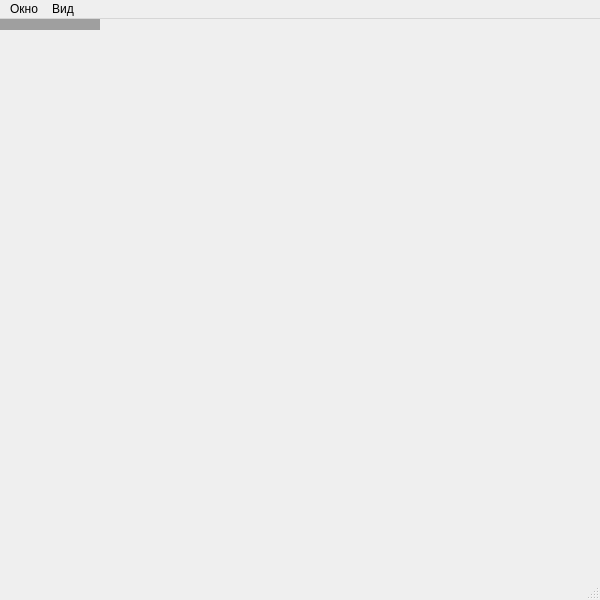
<?xml version="1.0" encoding="UTF-8"?>
<ui version="4.0">
 <class>GeneralWindow</class>
 <widget class="QMainWindow" name="GeneralWindow">
  <property name="geometry">
   <rect>
    <x>0</x>
    <y>0</y>
    <width>600</width>
    <height>600</height>
   </rect>
  </property>
  <property name="minimumSize">
   <size>
    <width>600</width>
    <height>600</height>
   </size>
  </property>
  <property name="windowTitle">
   <string>Листочек</string>
  </property>
  <widget class="QMdiArea" name="mdi">
   <property name="sizePolicy">
    <sizepolicy hsizetype="Expanding" vsizetype="Expanding">
     <horstretch>0</horstretch>
     <verstretch>0</verstretch>
    </sizepolicy>
   </property>
   <property name="verticalScrollBarPolicy">
    <enum>Qt::ScrollBarAsNeeded</enum>
   </property>
   <property name="horizontalScrollBarPolicy">
    <enum>Qt::ScrollBarAsNeeded</enum>
   </property>
   <property name="activationOrder">
    <enum>QMdiArea::ActivationHistoryOrder</enum>
   </property>
   <property name="viewMode">
    <enum>QMdiArea::SubWindowView</enum>
   </property>
  </widget>
  <widget class="QMenuBar" name="menubar">
   <property name="geometry">
    <rect>
     <x>0</x>
     <y>0</y>
     <width>600</width>
     <height>26</height>
    </rect>
   </property>
   <widget class="QMenu" name="meiWindow">
    <property name="title">
     <string>Окно</string>
    </property>
    <widget class="QMenu" name="meiSettings">
     <property name="title">
      <string>Настройки</string>
     </property>
     <addaction name="meiDevices"/>
     <addaction name="meiRules"/>
     <addaction name="meiKeys"/>
     <addaction name="meiViewSettings"/>
    </widget>
    <addaction name="meiGeneral"/>
    <addaction name="meiLog"/>
    <addaction name="meiSettings"/>
    <addaction name="separator"/>
   </widget>
   <widget class="QMenu" name="menuView">
    <property name="title">
     <string>Вид</string>
    </property>
   </widget>
   <addaction name="meiWindow"/>
   <addaction name="menuView"/>
  </widget>
  <widget class="QStatusBar" name="statusbar"/>
  <action name="meiDevices">
   <property name="text">
    <string>Устройства...</string>
   </property>
  </action>
  <action name="meiRules">
   <property name="text">
    <string>Правила...</string>
   </property>
  </action>
  <action name="meiKeys">
   <property name="text">
    <string>Клавиши...</string>
   </property>
  </action>
  <action name="meiLog">
   <property name="checkable">
    <bool>true</bool>
   </property>
   <property name="text">
    <string>Журнал</string>
   </property>
  </action>
  <action name="meiGeneral">
   <property name="checkable">
    <bool>true</bool>
   </property>
   <property name="text">
    <string>Основное окно</string>
   </property>
  </action>
  <action name="meiViewSettings">
   <property name="text">
    <string>Внешний вид...</string>
   </property>
  </action>
 </widget>
 <resources/>
 <connections/>
</ui>
